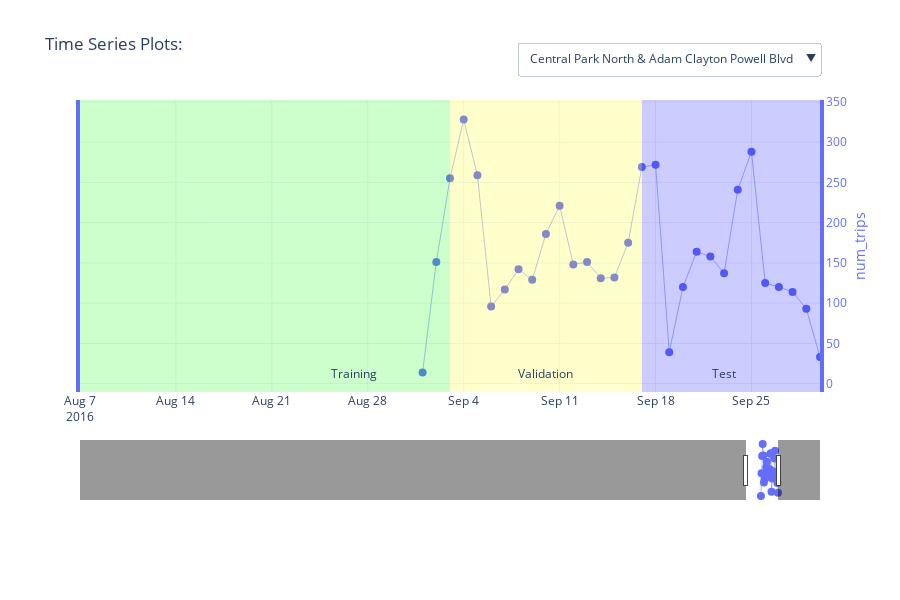

The notebook cell saved with this chart:
### Markdown cell above
### Plot Time Series

Create an interactive chart for review individual time series (bike stations) and scrolling through the time range by using [Plotly](https://plotly.com/python/):

### Code cell
# NA values in Pandas will not convert to JSON which Plotly uses:
rawSeries = rawSeries.fillna(np.nan).replace([np.nan], [None])

# create a figure:
fig = go.Figure()

# get a list of colors to use:
colors = px.colors.qualitative.Plotly

# list of columns to plot over time : target and covariates
variables = [TARGET_COLUMN] # + COVARIATE_COLUMNS # no covariate for univarate forecasting

# create dropdown/button to toggle series
buttons = []
b = 0 # default button index

# iterate through series:
series = rawSeries[SERIES_COLUMN].unique().tolist()[0:viz_limit]
for s in series:
    # iterate trhough columns
    for y, v in enumerate(variables):
        fig.add_trace(
            go.Scatter(
                x = rawSeries[rawSeries[SERIES_COLUMN]==s][TIME_COLUMN],
                y = rawSeries[rawSeries[SERIES_COLUMN]==s][v],
                name = f'{v}',
                text = rawSeries[rawSeries[SERIES_COLUMN]==s][v],
                yaxis = f"y{y+1}",
                hoverinfo='name+x+text',
                line = {'width': 0.5},
                marker = {'size': 8},
                mode = 'lines+markers',
                showlegend = False,
                visible = (b==0) # make a series visible as default: this uses the first series
            )
        )
    
    # which button to show:
    ff = 0 # count of forecast related traces add to each series
    which_buttons = [False] * len(series) * (len(variables) + ff)
    which_buttons[b * (len(variables) +ff):(b+1)*(len(variables) + ff)] = [True] * (len(variables) + ff)

    # create button for series:
    button = dict(
        label = s,
        method = 'update',
        args = [{'visible': which_buttons}]
    )
    buttons.append(button)
    b += 1

# add split regions: training
fig.add_shape(
    fillcolor = 'rgba(0, 255, 0, 0.2)',
    line = {'width': 0},
    type = 'rect',
    x0 = keyDates['start_date'][0],
    x1 = keyDates['val_start'][0],
    xref = 'x',
    y0 = 0,
    y1 = 1,
    yref = 'paper'
)
fig.add_annotation(
    x = keyDates['val_start'][0] - (keyDates['test_start'][0]-keyDates['val_start'][0])/2,
    y = 0,
    ax = 0, ay = 0,
    yref = 'y1',
    xref = 'x',
    text = 'Training',
    yanchor = 'bottom'
)

# add split regions: validation
fig.add_shape(
    fillcolor = 'rgba(255, 255, 0, 0.2)',
    line = {'width': 0},
    type = 'rect',
    x0 = keyDates['val_start'][0],
    x1 = keyDates['test_start'][0],
    xref = 'x',
    y0 = 0,
    y1 = 1,
    yref = 'paper'
)
fig.add_annotation(
    x = keyDates['val_start'][0] + (keyDates['test_start'][0]-keyDates['val_start'][0])/2,
    y = 0,
    ax = 0, ay = 0,
    yref = 'y1',
    xref = 'x',
    text = 'Validation',
    yanchor = 'bottom'
)

# add split regions: test
fig.add_shape(
    fillcolor = 'rgba(0, 0, 255, 0.2)',
    line = {'width': 0},
    type = 'rect',
    x0 = keyDates['test_start'][0],
    x1 = keyDates['end_date'][0],
    xref = 'x',
    y0 = 0,
    y1 = 1,
    yref = 'paper'
)
fig.add_annotation(
    x = keyDates['test_start'][0] + (keyDates['end_date'][0]-keyDates['test_start'][0])/2,
    y = 0,
    ax = 0, ay = 0,
    yref = 'y1',
    xref = 'x',
    text = 'Test',
    yanchor = 'bottom'
)

# configure axes layout:
layout = dict(
    xaxis =  dict(
        range = [keyDates['end_date'][0] - 2*(keyDates['end_date'][0] - keyDates['val_start'][0]), keyDates['end_date'][0]],
        rangeslider = dict(
            autorange = True,
            range = [keyDates['start_date'][0], keyDates['end_date'][0]]
        ),
        type = 'date'
    )
)
for v, variable in enumerate(variables):
    layout[f'yaxis{v+1}'] = dict(
        anchor = 'x',
        domain = [v*(1/len(variables)), (v+1)*(1/len(variables))],
        autorange = True,
        mirror = True,
        autoshift = True,
        title = dict(text = variable, standoff = 10 + 20 * (v % 2), font = dict(color = colors[v])),
        tickfont = dict(color = colors[v]),
        tickmode = 'auto',
        linecolor = colors[v],
        linewidth = 4,
        showline = True,
        side = 'right',
        type = 'linear',
        zeroline = False
    )

# final update of display before rendering
fig.update_layout(
    layout,
    title = 'Time Series Plots:',
    dragmode="zoom",
    hovermode="x",
    legend=dict(traceorder="reversed"),
    height=600,
    template="plotly_white",
    margin=dict(
        t=100,
        b=100
    ),
    updatemenus = [
        dict(
            buttons = buttons,
            type = 'dropdown',
            direction = 'down',
            x = 1,
            y = 1.2,
            showactive = True
        )
    ]
)

# render the interactive plot:
fig.show()

### Figure 1 — Plotly figure (JSON) as saved in the notebook; plotly's stock layout.template omitted (floating-point values rounded to 4 significant figures; data arrays with more than 128 entries replaced by an {"elided": "..."} marker saying what was removed)
{"data": [{"hoverinfo": "name+x+text", "line": {"width": 0.5}, "marker": {"size": 8}, "mode": "lines+markers", "name": "num_trips", "showlegend": false, "text": [14, 151, 255, 328, 259, 96, 117, 142, 129, 186, 221, 148, 151, 131, 132, 175, 269, 272, 39, 120, 164, 158, 137, 241, 288, 125, 120, 114, 93, 33], "type": "scatter", "visible": true, "x": ["2016-09-01", "2016-09-02", "2016-09-03", "2016-09-04", "2016-09-05", "2016-09-06", "2016-09-07", "2016-09-08", "2016-09-09", "2016-09-10", "2016-09-11", "2016-09-12", "2016-09-13", "2016-09-14", "2016-09-15", "2016-09-16", "2016-09-17", "2016-09-18", "2016-09-19", "2016-09-20", "2016-09-21", "2016-09-22", "2016-09-23", "2016-09-24", "2016-09-25", "2016-09-26", "2016-09-27", "2016-09-28", "2016-09-29", "2016-09-30"], "y": [14, 151, 255, 328, 259, 96, 117, 142, 129, 186, 221, 148, 151, 131, 132, 175, 269, 272, 39, 120, 164, 158, 137, 241, 288, 125, 120, 114, 93, 33], "yaxis": "y"}, {"hoverinfo": "name+x+text", "line": {"width": 0.5}, "marker": {"size": 8}, "mode": "lines+markers", "name": "num_trips", "showlegend": false, "text": {"elided": "1177 int values"}, "type": "scatter", "visible": false, "x": {"elided": "1177 str values"}, "y": {"elided": "1177 int values"}, "yaxis": "y"}, {"hoverinfo": "name+x+text", "line": {"width": 0.5}, "marker": {"size": 8}, "mode": "lines+markers", "name": "num_trips", "showlegend": false, "text": [85, 135, 240, 301, 132, 69, 63, 69, 48, 62, 100, 70, 60, 96, 73, 67, 111, 124, 76, 78, 83, 78, 80, 114, 140, 56, 83, 96, 40, 138, 146, 173, 159, 64, 108, 85, 82, 120, 161, 77, 86, 98, 75, 103, 153, 164, 18, 108, 111, 68, 109, 123, 139, 92, 87, 86, 104, 39], "type": "scatter", "visible": false, "x": ["2016-08-04", "2016-08-05", "2016-08-06", "2016-08-07", "2016-08-08", "2016-08-09", "2016-08-10", "2016-08-11", "2016-08-12", "2016-08-13", "2016-08-14", "2016-08-15", "2016-08-16", "2016-08-17", "2016-08-18", "2016-08-19", "2016-08-20", "2016-08-21", "2016-08-22", "2016-08-23", "2016-08-24", "2016-08-25", "2016-08-26", "2016-08-27", "2016-08-28", "2016-08-29", "2016-08-30", "2016-08-31", "2016-09-01", "2016-09-02", "2016-09-03", "2016-09-04", "2016-09-05", "2016-09-06", "2016-09-07", "2016-09-08", "2016-09-09", "2016-09-10", "2016-09-11", "2016-09-12", "2016-09-13", "2016-09-14", "2016-09-15", "2016-09-16", "2016-09-17", "2016-09-18", "2016-09-19", "2016-09-20", "2016-09-21", "2016-09-22", "2016-09-23", "2016-09-24", "2016-09-25", "2016-09-26", "2016-09-27", "2016-09-28", "2016-09-29", "2016-09-30"], "y": [85, 135, 240, 301, 132, 69, 63, 69, 48, 62, 100, 70, 60, 96, 73, 67, 111, 124, 76, 78, 83, 78, 80, 114, 140, 56, 83, 96, 40, 138, 146, 173, 159, 64, 108, 85, 82, 120, 161, 77, 86, 98, 75, 103, 153, 164, 18, 108, 111, 68, 109, 123, 139, 92, 87, 86, 104, 39], "yaxis": "y"}, {"hoverinfo": "name+x+text", "line": {"width": 0.5}, "marker": {"size": 8}, "mode": "lines+markers", "name": "num_trips", "showlegend": false, "text": [44, 40, 28, 30, 30, 35, 51, 24, 39, 25, 31, 44, 74, 83, 28, 31, 43, 55, 49, 57, 95, 33, 59, 41, 9, 24, 29, 2, 95, 23, 14, 37, 41, 78, 84, 25, 38, 18, 53, 51, 87, 69, 7, 26, 43, 27, 32, 63, 60, 47, 24, 41, 16, 13], "type": "scatter", "visible": false, "x": ["2016-08-08", "2016-08-09", "2016-08-10", "2016-08-11", "2016-08-12", "2016-08-13", "2016-08-14", "2016-08-15", "2016-08-16", "2016-08-17", "2016-08-18", "2016-08-19", "2016-08-20", "2016-08-21", "2016-08-22", "2016-08-23", "2016-08-24", "2016-08-25", "2016-08-26", "2016-08-27", "2016-08-28", "2016-08-29", "2016-08-30", "2016-08-31", "2016-09-01", "2016-09-02", "2016-09-03", "2016-09-04", "2016-09-05", "2016-09-06", "2016-09-07", "2016-09-08", "2016-09-09", "2016-09-10", "2016-09-11", "2016-09-12", "2016-09-13", "2016-09-14", "2016-09-15", "2016-09-16", "2016-09-17", "2016-09-18", "2016-09-19", "2016-09-20", "2016-09-21", "2016-09-22", "2016-09-23", "2016-09-24", "2016-09-25", "2016-09-26", "2016-09-27", "2016-09-28", "2016-09-29", "2016-09-30"], "y": [44, 40, 28, 30, 30, 35, 51, 24, 39, 25, 31, 44, 74, 83, 28, 31, 43, 55, 49, 57, 95, 33, 59, 41, 9, 24, 29, 2, 95, 23, 14, 37, 41, 78, 84, 25, 38, 18, 53, 51, 87, 69, 7, 26, 43, 27, 32, 63, 60, 47, 24, 41, 16, 13], "yaxis": "y"}, {"hoverinfo": "name+x+text", "line": {"width": 0.5}, "marker": {"size": 8}, "mode": "lines+markers", "name": "num_trips", "showlegend": false, "text": [28, 112, 77, 68, 62, 39, 50, 50, 36, 48, 38, 41, 47, 51, 38, 56, 55, 56, 61, 64, 59, 49, 45, 41, 23, 59, 58, 100, 51, 38, 47, 43, 42, 49, 73, 58, 75, 35, 67, 53, 75, 75, 27, 60, 54, 56, 58, 64, 65, 34, 50, 41, 40, 10], "type": "scatter", "visible": false, "x": ["2016-08-08", "2016-08-09", "2016-08-10", "2016-08-11", "2016-08-12", "2016-08-13", "2016-08-14", "2016-08-15", "2016-08-16", "2016-08-17", "2016-08-18", "2016-08-19", "2016-08-20", "2016-08-21", "2016-08-22", "2016-08-23", "2016-08-24", "2016-08-25", "2016-08-26", "2016-08-27", "2016-08-28", "2016-08-29", "2016-08-30", "2016-08-31", "2016-09-01", "2016-09-02", "2016-09-03", "2016-09-04", "2016-09-05", "2016-09-06", "2016-09-07", "2016-09-08", "2016-09-09", "2016-09-10", "2016-09-11", "2016-09-12", "2016-09-13", "2016-09-14", "2016-09-15", "2016-09-16", "2016-09-17", "2016-09-18", "2016-09-19", "2016-09-20", "2016-09-21", "2016-09-22", "2016-09-23", "2016-09-24", "2016-09-25", "2016-09-26", "2016-09-27", "2016-09-28", "2016-09-29", "2016-09-30"], "y": [28, 112, 77, 68, 62, 39, 50, 50, 36, 48, 38, 41, 47, 51, 38, 56, 55, 56, 61, 64, 59, 49, 45, 41, 23, 59, 58, 100, 51, 38, 47, 43, 42, 49, 73, 58, 75, 35, 67, 53, 75, 75, 27, 60, 54, 56, 58, 64, 65, 34, 50, 41, 40, 10], "yaxis": "y"}, {"hoverinfo": "name+x+text", "line": {"width": 0.5}, "marker": {"size": 8}, "mode": "lines+markers", "name": "num_trips", "showlegend": false, "text": {"elided": "359 int values"}, "type": "scatter", "visible": false, "x": {"elided": "359 str values"}, "y": {"elided": "359 int values"}, "yaxis": "y"}, {"hoverinfo": "name+x+text", "line": {"width": 0.5}, "marker": {"size": 8}, "mode": "lines+markers", "name": "num_trips", "showlegend": false, "text": {"elided": "361 int values"}, "type": "scatter", "visible": false, "x": {"elided": "361 str values"}, "y": {"elided": "361 int values"}, "yaxis": "y"}, {"hoverinfo": "name+x+text", "line": {"width": 0.5}, "marker": {"size": 8}, "mode": "lines+markers", "name": "num_trips", "showlegend": false, "text": {"elided": "355 int values"}, "type": "scatter", "visible": false, "x": {"elided": "355 str values"}, "y": {"elided": "355 int values"}, "yaxis": "y"}, {"hoverinfo": "name+x+text", "line": {"width": 0.5}, "marker": {"size": 8}, "mode": "lines+markers", "name": "num_trips", "showlegend": false, "text": {"elided": "345 int values"}, "type": "scatter", "visible": false, "x": {"elided": "345 str values"}, "y": {"elided": "345 int values"}, "yaxis": "y"}, {"hoverinfo": "name+x+text", "line": {"width": 0.5}, "marker": {"size": 8}, "mode": "lines+markers", "name": "num_trips", "showlegend": false, "text": {"elided": "1179 int values"}, "type": "scatter", "visible": false, "x": {"elided": "1179 str values"}, "y": {"elided": "1179 int values"}, "yaxis": "y"}, {"hoverinfo": "name+x+text", "line": {"width": 0.5}, "marker": {"size": 8}, "mode": "lines+markers", "name": "num_trips", "showlegend": false, "text": [42, 71, 108, 107, 103, 78, 90, 99, 67, 143, 152, 84, 94, 83, 96, 80, 151, 133, 59, 112, 121, 35, 86, 64, 75, 60, 58, 58, 77, 60, 69, 95, 60, 86, 55, 64, 66, 101, 106, 32, 70, 77, 82, 72, 67, 57, 39, 71, 69, 60, 32], "type": "scatter", "visible": false, "x": ["2016-08-11", "2016-08-12", "2016-08-13", "2016-08-14", "2016-08-15", "2016-08-16", "2016-08-17", "2016-08-18", "2016-08-19", "2016-08-20", "2016-08-21", "2016-08-22", "2016-08-23", "2016-08-24", "2016-08-25", "2016-08-26", "2016-08-27", "2016-08-28", "2016-08-29", "2016-08-30", "2016-08-31", "2016-09-01", "2016-09-02", "2016-09-03", "2016-09-04", "2016-09-05", "2016-09-06", "2016-09-07", "2016-09-08", "2016-09-09", "2016-09-10", "2016-09-11", "2016-09-12", "2016-09-13", "2016-09-14", "2016-09-15", "2016-09-16", "2016-09-17", "2016-09-18", "2016-09-19", "2016-09-20", "2016-09-21", "2016-09-22", "2016-09-23", "2016-09-24", "2016-09-25", "2016-09-26", "2016-09-27", "2016-09-28", "2016-09-29", "2016-09-30"], "y": [42, 71, 108, 107, 103, 78, 90, 99, 67, 143, 152, 84, 94, 83, 96, 80, 151, 133, 59, 112, 121, 35, 86, 64, 75, 60, 58, 58, 77, 60, 69, 95, 60, 86, 55, 64, 66, 101, 106, 32, 70, 77, 82, 72, 67, 57, 39, 71, 69, 60, 32], "yaxis": "y"}, {"hoverinfo": "name+x+text", "line": {"width": 0.5}, "marker": {"size": 8}, "mode": "lines+markers", "name": "num_trips", "showlegend": false, "text": {"elided": "359 int values"}, "type": "scatter", "visible": false, "x": {"elided": "359 str values"}, "y": {"elided": "359 int values"}, "yaxis": "y"}], "layout": {"annotations": [{"ax": 0, "ay": 0, "text": "Training", "x": "2016-08-27", "xref": "x", "y": 0, "yanchor": "bottom", "yref": "y"}, {"ax": 0, "ay": 0, "text": "Validation", "x": "2016-09-10", "xref": "x", "y": 0, "yanchor": "bottom", "yref": "y"}, {"ax": 0, "ay": 0, "text": "Test", "x": "2016-09-23", "xref": "x", "y": 0, "yanchor": "bottom", "yref": "y"}], "dragmode": "zoom", "height": 600, "hovermode": "x", "legend": {"traceorder": "reversed"}, "margin": {"b": 100, "t": 100}, "shapes": [{"fillcolor": "rgba(0, 255, 0, 0.2)", "line": {"width": 0}, "type": "rect", "x0": "2013-07-01", "x1": "2016-09-03", "xref": "x", "y0": 0, "y1": 1, "yref": "paper"}, {"fillcolor": "rgba(255, 255, 0, 0.2)", "line": {"width": 0}, "type": "rect", "x0": "2016-09-03", "x1": "2016-09-17", "xref": "x", "y0": 0, "y1": 1, "yref": "paper"}, {"fillcolor": "rgba(0, 0, 255, 0.2)", "line": {"width": 0}, "type": "rect", "x0": "2016-09-17", "x1": "2016-09-30", "xref": "x", "y0": 0, "y1": 1, "yref": "paper"}], "title": {"text": "Time Series Plots:"}, "updatemenus": [{"buttons": [{"args": [{"visible": [true, false, false, false, false, false, false, false, false, false, false, false]}], "label": "Central Park North & Adam Clayton Powell Blvd", "method": "update"}, {"args": [{"visible": [false, true, false, false, false, false, false, false, false, false, false, false]}], "label": "Central Park S & 6 Ave", "method": "update"}, {"args": [{"visible": [false, false, true, false, false, false, false, false, false, false, false, false]}], "label": "Central Park W & W 96 St", "method": "update"}, {"args": [{"visible": [false, false, false, true, false, false, false, false, false, false, false, false]}], "label": "Central Park West & W 100 St", "method": "update"}, {"args": [{"visible": [false, false, false, false, true, false, false, false, false, false, false, false]}], "label": "Central Park West & W 102 St", "method": "update"}, {"args": [{"visible": [false, false, false, false, false, true, false, false, false, false, false, false]}], "label": "Central Park West & W 68 St", "method": "update"}, {"args": [{"visible": [false, false, false, false, false, false, true, false, false, false, false, false]}], "label": "Central Park West & W 72 St", "method": "update"}, {"args": [{"visible": [false, false, false, false, false, false, false, true, false, false, false, false]}], "label": "Central Park West & W 76 St", "method": "update"}, {"args": [{"visible": [false, false, false, false, false, false, false, false, true, false, false, false]}], "label": "Central Park West & W 85 St", "method": "update"}, {"args": [{"visible": [false, false, false, false, false, false, false, false, false, true, false, false]}], "label": "Grand Army Plaza & Central Park S", "method": "update"}, {"args": [{"visible": [false, false, false, false, false, false, false, false, false, false, true, false]}], "label": "W 106 St & Central Park West", "method": "update"}, {"args": [{"visible": [false, false, false, false, false, false, false, false, false, false, false, true]}], "label": "W 82 St & Central Park West", "method": "update"}], "direction": "down", "showactive": true, "type": "dropdown", "x": 1, "y": 1.2}], "xaxis": {"range": ["2016-08-07", "2016-09-30"], "rangeslider": {"autorange": true, "range": ["2013-07-01", "2016-09-30"]}, "type": "date"}, "yaxis": {"anchor": "x", "autorange": true, "autoshift": true, "domain": [0, 1], "linecolor": "#636EFA", "linewidth": 4, "mirror": true, "showline": true, "side": "right", "tickfont": {"color": "#636EFA"}, "tickmode": "auto", "title": {"font": {"color": "#636EFA"}, "standoff": 10, "text": "num_trips"}, "type": "linear", "zeroline": false}}}
